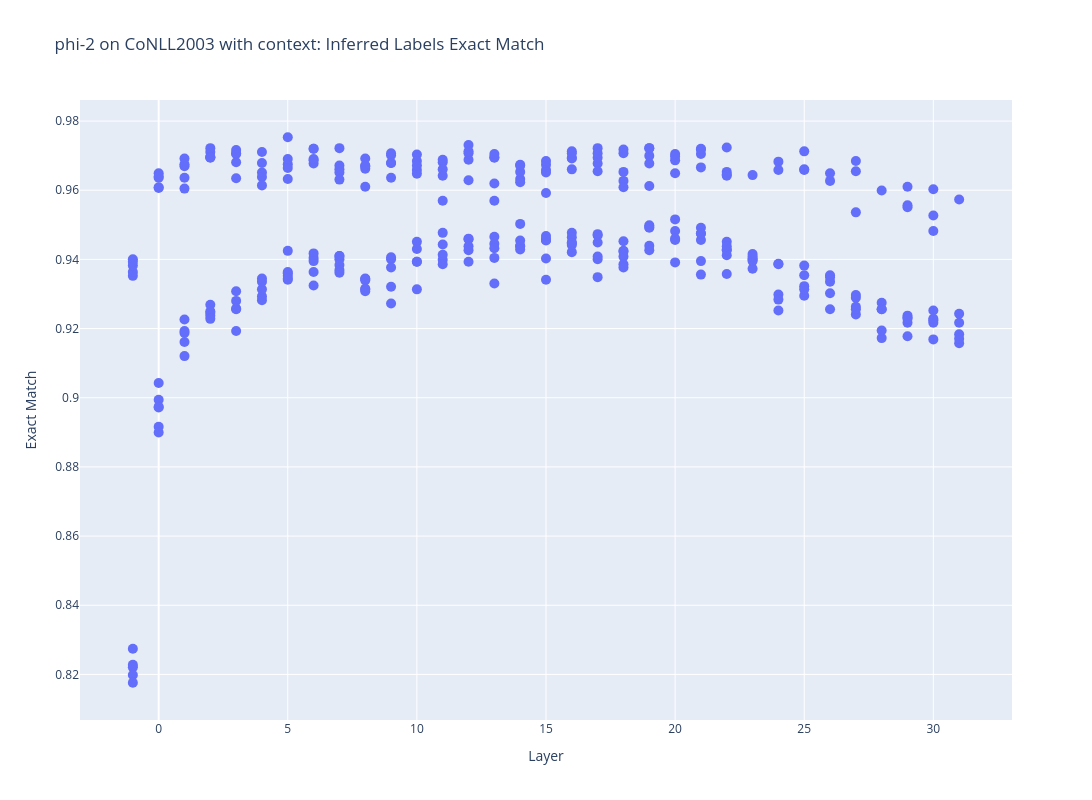

This figure's notebook cell:
### Code cell
plot_all_interactive(metric, filtered_results_linear)

### Figure 1 — Plotly figure (JSON) as saved in the notebook; plotly's stock layout.template omitted (floating-point values rounded to 4 significant figures; data arrays with more than 128 entries replaced by an {"elided": "..."} marker saying what was removed)
{"data": [{"hoverinfo": "text", "marker": {"size": 10}, "mode": "markers", "text": {"elided": "312 str values"}, "type": "scatter", "x": {"elided": "312 int values"}, "y": {"elided": "312 float values"}}], "layout": {"height": 800, "hovermode": "closest", "legend": {"title": {"text": "Legend"}}, "title": {"text": "phi-2 on CoNLL2003 with context: Inferred Labels Exact Match"}, "width": 1500, "xaxis": {"title": {"text": "Layer"}}, "yaxis": {"title": {"text": "Exact Match"}}}}
